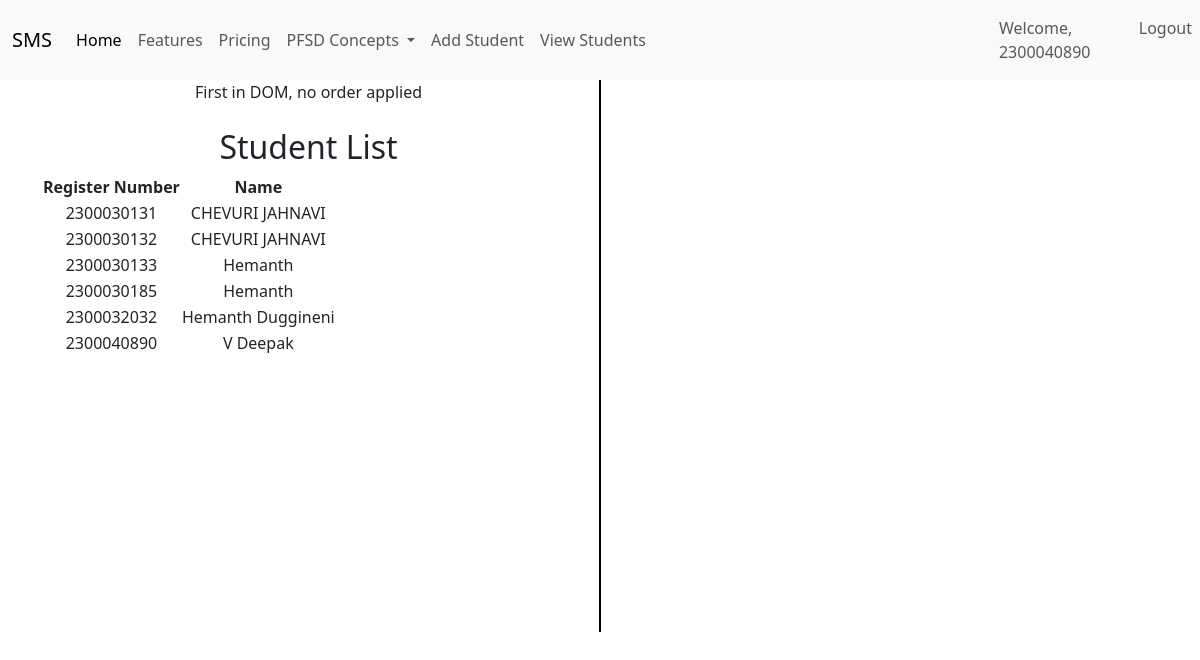
Page /student_list (signed in) on the committed database.
### adminapp/models.py (models this page shows, shortened)
class StudentList(models.Model):
    Register_Number= models.CharField(max_length=20, unique=True)
    Name = models.CharField(max_length=100)
    user = models.OneToOneField(User, on_delete=models.CASCADE, null=True)
    class User(models.Model) :
        username = models.CharField(max_length=150, unique=True)
        email = models.EmailField(unique=True)
        password = models.CharField(max_length=128)

### adminapp/views.py (the view)
# urls.py: path('student_list',views.student_list,name='student_list'),
def student_list(request):
    students = StudentList.objects.all()
    return render(request, 'adminapp/viewstudents.html', {'students': students})

### templates/adminapp/viewstudents.html (shortened to what this page needs)
{% extends 'Navbar/ProjectNavbar.html' %}
{% load static %}
{% block body %}
<div class="container text-center">
  <div class="row">
    <div class="col">
      First in DOM, no order applied
        <br><br>
            <h2>Student List</h2>
<table>
    <tr>
        <th>Register Number</th>
        <th>Name</th>
    </tr>
    {% for student in students %}
    <tr>
        <td>{{ student.Register_Number }}</td>
        <td>{{ student.Name }}</td>
    </tr>
    {% endfor %}
</table>
    </div>
      <br><br><br><br><br><br><br><br><br><br><br><br><br><br><br><br>
      <br><br><br><br><br><br><br>
       <div class="col-auto d-flex align-items-center">
      <div style="border-left: 2px solid black; height: 100%;"></div>
    </div>
    <div class="col">
        <br><br>
    </div>
  </div>
</div>
{% endblock %}

### templates/navbar/ProjectNavBar.html (shortened to what this page needs)
<!DOCTYPE html>
<html lang="en">
<head>
    <link href="https://cdn.jsdelivr.net/npm/bootstrap@5.3.3/dist/css/bootstrap.min.css" rel="stylesheet">
</head>
<body>
<nav class="navbar navbar-expand-lg navbar-light bg-light">
  <div class="container-fluid">
    <a class="navbar-brand" href="{% url 'projecthomepage' %}">SMS</a>
    <div class="collapse navbar-collapse" id="navbarNavDropdown">
      <ul class="navbar-nav">
        <li class="nav-item">
          <a class="nav-link active" aria-current="page" href="#">Home</a>
        </li>
        <li class="nav-item">
          <a class="nav-link" href="#">Features</a>
        </li>
        <li class="nav-item">
          <a class="nav-link" href="#">Pricing</a>
        </li>
        <li class="nav-item dropdown">
          <a class="nav-link dropdown-toggle" href="#" id="navbarDropdownMenuLink" role="button" data-bs-toggle="dropdown" aria-expanded="false">
            PFSD Concepts
          </a>
        </li>
          <li class="nav-item">
          <a class="nav-link" href="{% url 'add_student_page_call' %}">Add Student</a>
        </li>
          <li class="nav-item">
          <a class="nav-link" href="{% url 'student_list_page_call' %}">View Students</a>
        </li>
      </ul>
    </div>
  </div>
    <ul  class="navbar-nav ms-auto">
<li>
        {% if user.is_authenticated %}
        <li class="nav-item">
        <span class="nav-link">Welcome, {{ user.username }}</span>
    </li>
          <li class="nav-item">
          <a class="nav-link" href="{% url 'logout' %}">Logout</a>
          </li>
        {% endif %}
 </li>
      </ul>
</nav>
</body>
{% block body %}
{% endblock %}
</html>

### rows in the picture
StudentList: Register_Number "2300030131", Name "CHEVURI JAHNAVI"
StudentList: Register_Number "2300030132", Name "CHEVURI JAHNAVI"
StudentList: Register_Number "2300030133", Name "Hemanth"
StudentList: Register_Number "2300030185", Name "Hemanth"
StudentList: Register_Number "2300032032", Name "Hemanth Duggineni"
StudentList: Register_Number "2300040890", Name "V Deepak"

### other values in the picture
{{ user.username }} "2300040890"
